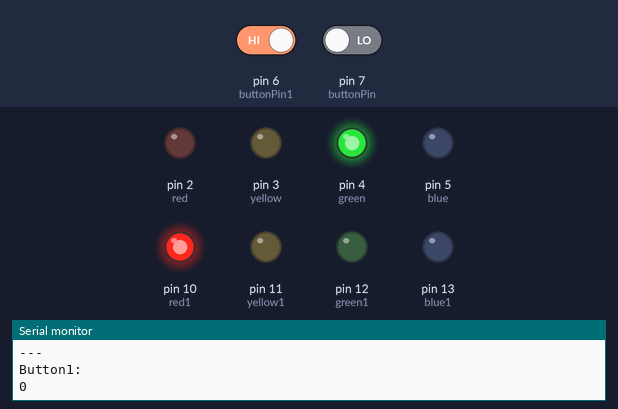
This sketch was run on a simulated Arduino Uno, built with avr-gcc and run on an emulated ATmega328P. Shown: output pins drawn as LEDs (lit = HIGH), the last lines printed to the serial monitor. Inputs (shaded band) come from the test bench; at power-on: pin 6 (buttonPin1) HIGH, pin 7 (buttonPin) LOW.

Above: at 1.2 s.
1.3 s: pin 6 (buttonPin1) driven LOW and pin 7 (buttonPin) driven HIGH
At 12.1 s:
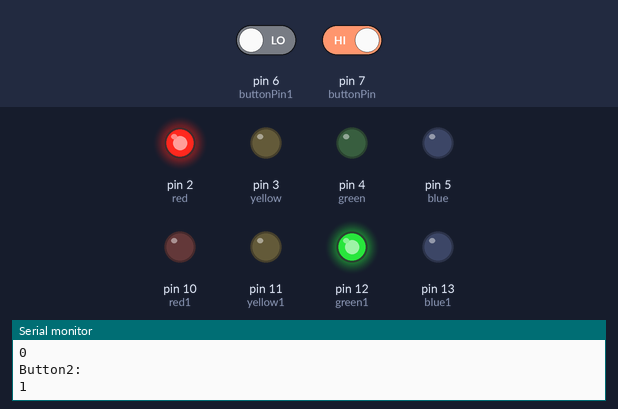
15.3 s: pin 7 (buttonPin) driven LOW
20.5 s: pin 6 (buttonPin1) driven HIGH
At 27.9 s:
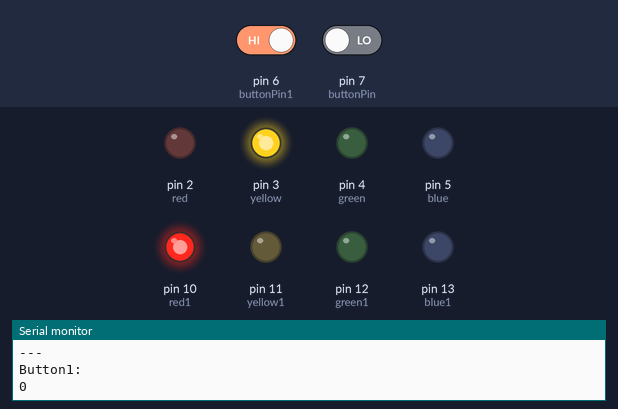
48.5 s: pin 7 (buttonPin) driven HIGH
At 53.7 s:
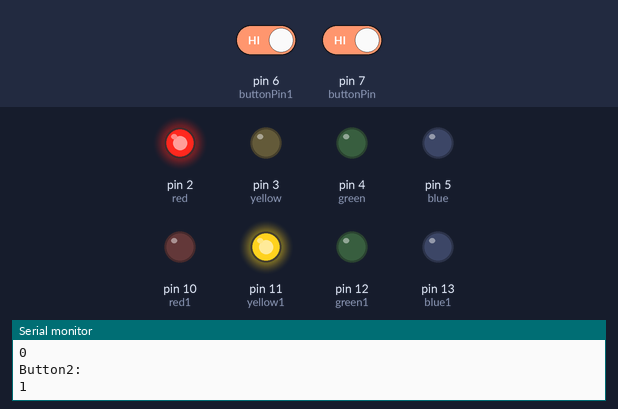
74.5 s: pin 6 (buttonPin1) driven LOW
At 85.3 s:
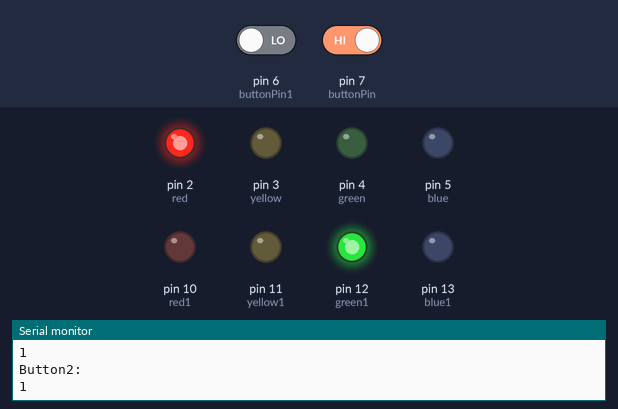
Timing chart, 0 to 86.8 s (numbered marks = the images above; inputs shaded):
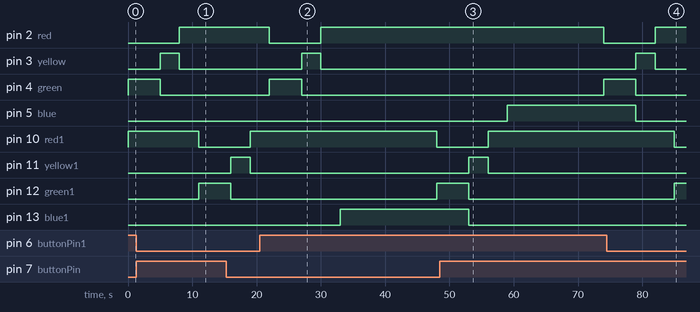

Measured:
- after the input at 1.3 s, pin 10 (red1): HIGH → LOW after 9.7 s; pin 12 (green1): LOW → HIGH after 9.7 s; pin 13 (blue1): stays LOW (without the input it goes to HIGH after 9.7 s)
- after the input at 20.5 s, pin 2 (red): goes on until 30.0 s, then stays HIGH; pin 4 (green): goes on until 27.0 s, then stays LOW; pin 11 (yellow1): stays LOW (without the input it goes to HIGH after 17.5 s); pin 13 (blue1): LOW → HIGH after 12.5 s
- after the input at 48.5 s, pin 3 (yellow): stays LOW (without the input it goes to HIGH after 15.5 s); pin 5 (blue): LOW → HIGH after 10.5 s; pin 13 (blue1): goes on until 53.0 s, then stays LOW
- after the input at 74.5 s, pin 10 (red1): HIGH → LOW after 10.5 s; pin 12 (green1): LOW → HIGH after 10.5 s; pin 13 (blue1): stays LOW (without the input it goes to HIGH after 10.5 s)

The sketch:

Lab8.ino
```cpp
/*$$$$$$$$\         $$$$$$\   $$$$$$\   $$$$$$\ $$$$$$\
\__$$  __|        $$  __$$ \ $$  __$$\ $$  __$$\ _$$  _|
   $$ |  $$$$$$\  $$ /  $$ | $$ /  \__|$$ /  \__ |$$ |  $$$$$$$\
   $$ | $$  __$$\ $$$$$$$$ | $$$$\     $$$$\      $$ | $$  _____|
   $$ | $$ |  \__|$$  __$$ | $$  _|    $$  _|     $$ | $$ /
   $$ | $$ |      $$ |  $$ | $$ |      $$ |       $$ | $$ |
   $$ | $$ |      $$ |  $$ | $$ |      $$ |     $$$$$$\ $$$$$$$\
   \__| \__|      \__|  \__| \__|      \__|     \______\ _______*/
                  //  [https://bit.ly/3mkfHUh] //
                         /* let it flow */


// first set of lights
int red = 2;            // pretty much done, some delays are short so it is easier to test.
int yellow = 3;
int green = 4;
int blue = 5;
int buttonPinState = 0;         // variable for reading the pushbutton #1 status
const int buttonPin = 7;

// second set of lights
int red1 = 10;
int yellow1 = 11;
int green1 = 12;
int blue1 = 13;
int buttonPin1State = 1;         // variable for reading the pushbutton #2 status
const int buttonPin1 = 6;

//------------
void setup() {
  Serial.begin(115200);
  pinMode(red, OUTPUT);
  pinMode(yellow, OUTPUT);
  pinMode(green, OUTPUT);
  pinMode(blue, OUTPUT);
  pinMode(buttonPin, INPUT);
  pinMode(red1, OUTPUT);
  pinMode(yellow1, OUTPUT);
  pinMode(green1, OUTPUT);
  pinMode(blue1, OUTPUT);
  pinMode(buttonPin1, INPUT_PULLUP);
}
void loop(){
  //Serial
  buttonPinState = digitalRead(buttonPin);
  buttonPin1State = digitalRead(buttonPin1);
  Serial.println("RESTART");
  Serial.println("---");
  Serial.println("Button1:");
  Serial.println(buttonPinState);
  Serial.println("Button2:");
  Serial.println(buttonPin1State);
  Serial.println("---");
  //--
    changeLights();
    delay(3000); // transition delay (red to green?)
}
void changeLights(){

// first mid-run serial check
Serial.println("Button1:");
Serial.println(buttonPinState);

// first light
  if ((digitalRead(buttonPin) == HIGH)) {
    digitalWrite(blue, HIGH);
    digitalWrite(red1, HIGH);
    delay(15000);                // left turn signal comes on 15 seconds before green light.
  } else {
  digitalWrite(blue, LOW);  }
    digitalWrite(green, HIGH);
  digitalWrite(yellow, LOW);
  digitalWrite(red, LOW);
  digitalWrite(blue1, LOW);
  digitalWrite(green1, LOW);
  digitalWrite(yellow1, LOW);
    digitalWrite(red1, HIGH);
delay(5000);                  //            green to yellow
   digitalWrite(yellow, HIGH);
  digitalWrite(green, LOW);
  digitalWrite(blue, LOW);
  digitalWrite(red, LOW);
    delay(3000);                //              yellow to red
  digitalWrite(yellow, LOW);
  digitalWrite(red, HIGH);
  delay(3000);                      //                transition from red to green

// second mid-run serial check
Serial.println("Button2:");
Serial.println(buttonPin1State);

// second light
 if ((digitalRead(buttonPin1) == HIGH)) {
    digitalWrite(blue1, HIGH);
    delay(15000);
  } else {
  digitalWrite(blue1, LOW);  }
  digitalWrite(red1, LOW);
   digitalWrite(green1, HIGH);
  digitalWrite(yellow1, LOW);
delay(5000);                          // green to yellow
digitalWrite(blue, LOW);
  digitalWrite(blue1, LOW);
  digitalWrite(green1, LOW);
  digitalWrite(yellow1, HIGH);
  digitalWrite(red1, LOW);
  delay(3000);                   //           yellow to red
 digitalWrite(red1, HIGH);
digitalWrite(yellow1, LOW);

Serial.println("Button2:");
Serial.println(buttonPin1State);

}
```
